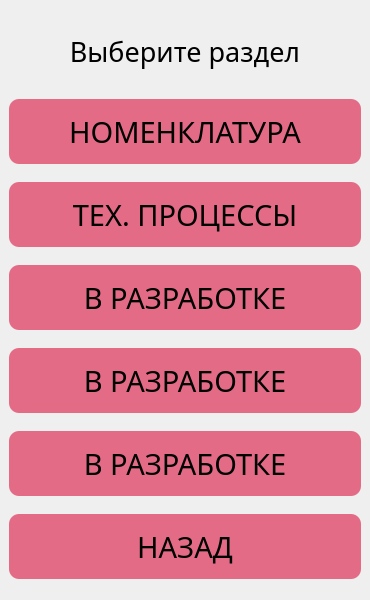
<?xml version="1.0" encoding="UTF-8"?>
<ui version="4.0">
 <class>WindowProduction</class>
 <widget class="QMainWindow" name="WindowProduction">
  <property name="geometry">
   <rect>
    <x>0</x>
    <y>0</y>
    <width>370</width>
    <height>600</height>
   </rect>
  </property>
  <property name="windowTitle">
   <string>Выберите раздел</string>
  </property>
  <widget class="QWidget" name="centralwidget">
   <property name="minimumSize">
    <size>
     <width>370</width>
     <height>600</height>
    </size>
   </property>
   <property name="maximumSize">
    <size>
     <width>370</width>
     <height>600</height>
    </size>
   </property>
   <layout class="QVBoxLayout" name="verticalLayout">
    <item>
     <widget class="QLabel" name="label_title">
      <property name="maximumSize">
       <size>
        <width>16777215</width>
        <height>60</height>
       </size>
      </property>
      <property name="font">
       <font>
        <family>Trebuchet MS</family>
        <pointsize>20</pointsize>
       </font>
      </property>
      <property name="layoutDirection">
       <enum>Qt::LeftToRight</enum>
      </property>
      <property name="text">
       <string>Выберите раздел</string>
      </property>
      <property name="scaledContents">
       <bool>true</bool>
      </property>
      <property name="alignment">
       <set>Qt::AlignCenter</set>
      </property>
      <property name="wordWrap">
       <bool>false</bool>
      </property>
      <property name="margin">
       <number>0</number>
      </property>
     </widget>
    </item>
    <item>
     <widget class="QPushButton" name="btn_nomenklatura">
      <property name="enabled">
       <bool>true</bool>
      </property>
      <property name="minimumSize">
       <size>
        <width>0</width>
        <height>65</height>
       </size>
      </property>
      <property name="maximumSize">
       <size>
        <width>500</width>
        <height>65</height>
       </size>
      </property>
      <property name="baseSize">
       <size>
        <width>0</width>
        <height>0</height>
       </size>
      </property>
      <property name="font">
       <font>
        <family>Trebuchet MS</family>
        <pointsize>22</pointsize>
        <bold>false</bold>
       </font>
      </property>
      <property name="styleSheet">
       <string notr="true">QPushButton {
background-color: rgb(228, 107, 134);
border: none;
border-radius: 10px}

QPushButton:hover {
border: 1px solid  rgb(0, 0, 0);
background-color: rgba(228, 107, 134, 0.9)
}

QPushButton:pressed {
border:3px solid  rgb(0, 0, 0);
background-color: rgba(228, 107, 134, 1)
}</string>
      </property>
      <property name="text">
       <string>НОМЕНКЛАТУРА</string>
      </property>
      <property name="checkable">
       <bool>false</bool>
      </property>
     </widget>
    </item>
    <item>
     <widget class="QPushButton" name="btn_tp">
      <property name="enabled">
       <bool>true</bool>
      </property>
      <property name="minimumSize">
       <size>
        <width>0</width>
        <height>65</height>
       </size>
      </property>
      <property name="maximumSize">
       <size>
        <width>500</width>
        <height>65</height>
       </size>
      </property>
      <property name="baseSize">
       <size>
        <width>0</width>
        <height>0</height>
       </size>
      </property>
      <property name="font">
       <font>
        <family>Trebuchet MS</family>
        <pointsize>22</pointsize>
        <bold>false</bold>
       </font>
      </property>
      <property name="styleSheet">
       <string notr="true">QPushButton {
background-color: rgb(228, 107, 134);
border: none;
border-radius: 10px}

QPushButton:hover {
border: 1px solid  rgb(0, 0, 0);
background-color: rgba(228, 107, 134, 0.9)
}

QPushButton:pressed {
border:3px solid  rgb(0, 0, 0);
background-color: rgba(228, 107, 134, 1)
}</string>
      </property>
      <property name="text">
       <string>ТЕХ. ПРОЦЕССЫ</string>
      </property>
      <property name="checkable">
       <bool>false</bool>
      </property>
     </widget>
    </item>
    <item>
     <widget class="QPushButton" name="btn_1">
      <property name="enabled">
       <bool>true</bool>
      </property>
      <property name="minimumSize">
       <size>
        <width>0</width>
        <height>65</height>
       </size>
      </property>
      <property name="maximumSize">
       <size>
        <width>500</width>
        <height>65</height>
       </size>
      </property>
      <property name="baseSize">
       <size>
        <width>0</width>
        <height>0</height>
       </size>
      </property>
      <property name="font">
       <font>
        <family>Trebuchet MS</family>
        <pointsize>22</pointsize>
        <bold>false</bold>
       </font>
      </property>
      <property name="styleSheet">
       <string notr="true">QPushButton {
background-color: rgb(228, 107, 134);
border: none;
border-radius: 10px}

QPushButton:hover {
border: 1px solid  rgb(0, 0, 0);
background-color: rgba(228, 107, 134, 0.9)
}

QPushButton:pressed {
border:3px solid  rgb(0, 0, 0);
background-color: rgba(228, 107, 134, 1)
}</string>
      </property>
      <property name="text">
       <string>В РАЗРАБОТКЕ</string>
      </property>
      <property name="checkable">
       <bool>false</bool>
      </property>
     </widget>
    </item>
    <item>
     <widget class="QPushButton" name="btn_2">
      <property name="enabled">
       <bool>true</bool>
      </property>
      <property name="minimumSize">
       <size>
        <width>0</width>
        <height>65</height>
       </size>
      </property>
      <property name="maximumSize">
       <size>
        <width>500</width>
        <height>65</height>
       </size>
      </property>
      <property name="baseSize">
       <size>
        <width>0</width>
        <height>0</height>
       </size>
      </property>
      <property name="font">
       <font>
        <family>Trebuchet MS</family>
        <pointsize>22</pointsize>
        <bold>false</bold>
       </font>
      </property>
      <property name="styleSheet">
       <string notr="true">QPushButton {
background-color: rgb(228, 107, 134);
border: none;
border-radius: 10px}

QPushButton:hover {
border: 1px solid  rgb(0, 0, 0);
background-color: rgba(228, 107, 134, 0.9)
}

QPushButton:pressed {
border:3px solid  rgb(0, 0, 0);
background-color: rgba(228, 107, 134, 1)
}</string>
      </property>
      <property name="text">
       <string>В РАЗРАБОТКЕ</string>
      </property>
      <property name="checkable">
       <bool>false</bool>
      </property>
     </widget>
    </item>
    <item>
     <widget class="QPushButton" name="btn_3">
      <property name="enabled">
       <bool>true</bool>
      </property>
      <property name="minimumSize">
       <size>
        <width>0</width>
        <height>65</height>
       </size>
      </property>
      <property name="maximumSize">
       <size>
        <width>500</width>
        <height>65</height>
       </size>
      </property>
      <property name="baseSize">
       <size>
        <width>0</width>
        <height>0</height>
       </size>
      </property>
      <property name="font">
       <font>
        <family>Trebuchet MS</family>
        <pointsize>22</pointsize>
        <bold>false</bold>
       </font>
      </property>
      <property name="styleSheet">
       <string notr="true">QPushButton {
background-color: rgb(228, 107, 134);
border: none;
border-radius: 10px}

QPushButton:hover {
border: 1px solid  rgb(0, 0, 0);
background-color: rgba(228, 107, 134, 0.9)
}

QPushButton:pressed {
border:3px solid  rgb(0, 0, 0);
background-color: rgba(228, 107, 134, 1)
}</string>
      </property>
      <property name="text">
       <string>В РАЗРАБОТКЕ</string>
      </property>
      <property name="checkable">
       <bool>false</bool>
      </property>
     </widget>
    </item>
    <item>
     <widget class="QPushButton" name="btn_back">
      <property name="enabled">
       <bool>true</bool>
      </property>
      <property name="minimumSize">
       <size>
        <width>0</width>
        <height>65</height>
       </size>
      </property>
      <property name="maximumSize">
       <size>
        <width>500</width>
        <height>65</height>
       </size>
      </property>
      <property name="baseSize">
       <size>
        <width>0</width>
        <height>0</height>
       </size>
      </property>
      <property name="font">
       <font>
        <family>Trebuchet MS</family>
        <pointsize>22</pointsize>
        <bold>false</bold>
       </font>
      </property>
      <property name="styleSheet">
       <string notr="true">QPushButton {
background-color: rgb(228, 107, 134);
border: none;
border-radius: 10px}

QPushButton:hover {
border: 1px solid  rgb(0, 0, 0);
background-color: rgba(228, 107, 134, 0.9)
}

QPushButton:pressed {
border:3px solid  rgb(0, 0, 0);
background-color: rgba(228, 107, 134, 1)
}</string>
      </property>
      <property name="text">
       <string>НАЗАД</string>
      </property>
      <property name="checkable">
       <bool>false</bool>
      </property>
     </widget>
    </item>
   </layout>
  </widget>
 </widget>
 <resources/>
 <connections/>
</ui>
